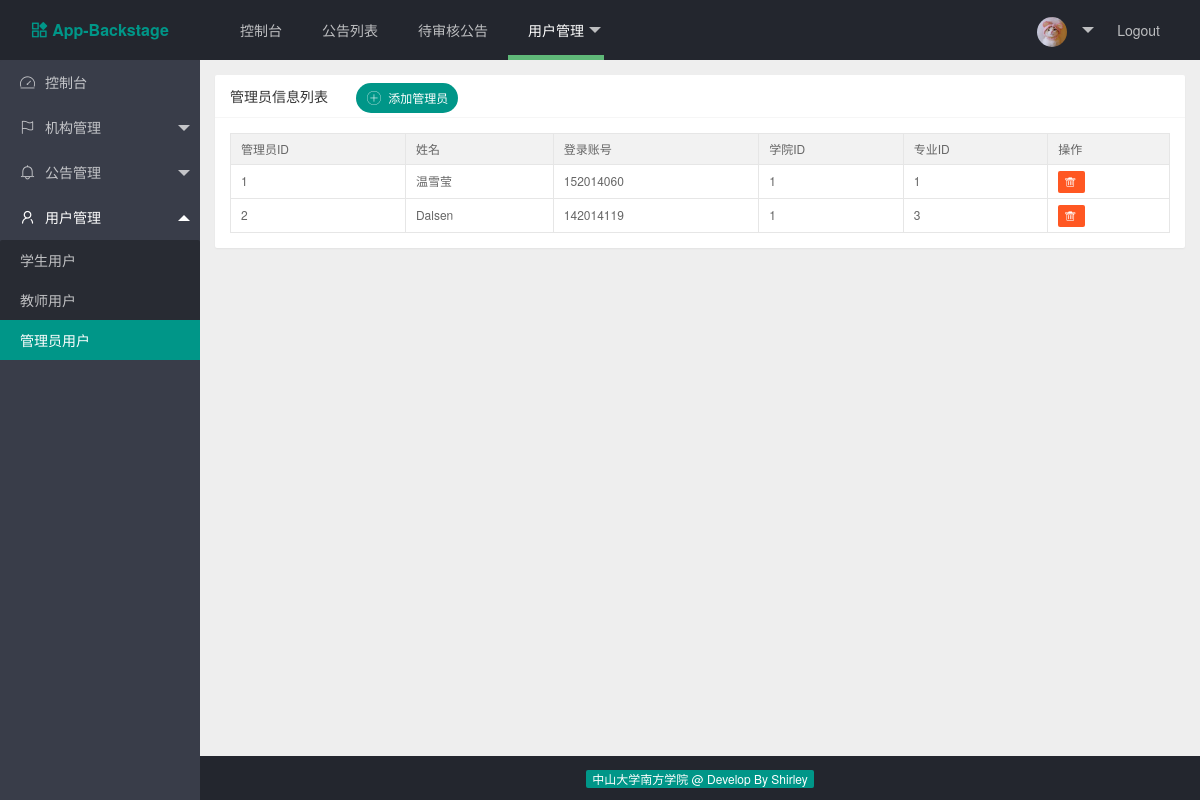
/index.php/web/user_mgt/administrators, run on the app's committed database.
### tables this page shows
CREATE TABLE IF NOT EXISTS `admin_user_tb` (
  `admin_id` int(11) NOT NULL AUTO_INCREMENT COMMENT '管理员用户ID',
  `admin_name` varchar(50) NOT NULL DEFAULT '0' COMMENT '管理员姓名',
  `college_id` int(11) NOT NULL DEFAULT '0' COMMENT '管理员所属学院的ID',
  `major_id` int(11) NOT NULL DEFAULT '0' COMMENT '管理员所属专业的ID',
  `admin_account` varchar(50) NOT NULL DEFAULT '0' COMMENT '管理员账号',
  `admin_password` varchar(50) NOT NULL DEFAULT '0' COMMENT '管理员密码',
  PRIMARY KEY (`admin_id`)
);

### application/controllers/web/Administrators.php (called while the page is built, shortened)
<?php
class Administrators extends CI_Controller {
	public function view($page = 'admin')
	{
		$data['college_option'] = $this->get_college_option();
		$data['major_option'] = $this->get_major_option();
		$data['admin_list'] = $this->get_administrators();
		$this->load->view('common/header');
		$this->load->view('common/navbar');
		$this->load->view('common/sidebar');
		$this->load->view('admin/admin', $data);
		$this->load->view('common/footer');
	}
	public function get_college_option()
	{
		$this->load->model('web/college_model');
		$res = $this->college_model->get_college_option();
		return $res;
	}
	public function get_major_option()
	{
		$this->load->model('web/major_model');
		$res = $this->major_model->get_major_option();
		return $res;
	}
	public function get_administrators()
	{
		$this->load->model('web/admin_model');
		$res = $this->admin_model->get_admin();
		return $res;
	}
}

### index.php (called while the page is built, shortened)
<?php
require_once BASEPATH.'core/CodeIgniter.php';

### application/models/web/Admin_model.php (called while the page is built, shortened)
<?php
class Admin_model extends CI_Model {
    public static $table_name = 'admin_user_tb';
    public function get_admin()
    {
        $query_res = $this->db->get(self::$table_name);
        return $query_res->result_array();
    }
}

### application/views/admin/admin.php (the view, shortened to what this page needs)
<div class="layui-body layui-bg-gray" id="admin">
    <div style="padding: 15px;" id="admin">
        <div class="layui-card">
            <div class="layui-card-header">
                管理员信息列表
                <button class="layui-btn layui-btn-radius layui-btn-sm" id="admin_add_btn">
                    <i class="layui-icon">&#xe608;</i> 添加管理员
                </button>
            </div>
            <div class="layui-card-body">
                <table class="layui-table" lay-size="sm">
                    <colgroup>
                        <col>
                        <col>
                        <col>
                        <col>
                        <col>
                        <col>
                    </colgroup>
                    <thead>
                        <tr>
                            <th>管理员ID</th>
                            <th>姓名</th>
                            <th>登录账号</th>
                            <th>学院ID</th>
                            <th>专业ID</th>
                            <th>操作</th>
                        </tr>
                    </thead>
                    <tbody>
                        <?php foreach ($admin_list as $admin):?>
                            <tr>
                                <td><?php echo $admin['admin_id'];?></td>
                                <td><?php echo $admin['admin_name'];?></td>
                                <td><?php echo $admin['admin_account'];?></td>
                                <td><?php echo $admin['college_id'];?></td>
                                <td><?php echo $admin['major_id'];?></td>
                                <td>
                                    <a href="<?php echo site_url('web/user_mgt/delete_administrators').'?admin_id='.$admin['admin_id']; ?>"
                                        class="layui-btn layui-btn-danger layui-btn-xs <?php echo $admin['admin_account'] === $this->session->account ? 'layui-btn-disabled' : ''; ?>">
                                        <i class="layui-icon">&#xe640;</i>
                                    </a>
                                </td>
                            </tr>
                        <?php endforeach;?>
                    </tbody>
                </table>
            </div>
        </div>
    </div>
</div>
<div id="addAdminMsgForm">
    <form class="layui-form" method="post" action="<?php echo site_url('web/user_mgt/add_administrators') ?>">
        <div class="layui-form-item">
            <label class="layui-form-label">账号</label>
            <div class="layui-input-block">
            </div>
        </div>
        <div class="layui-form-item">
            <label class="layui-form-label">密码</label>
            <div class="layui-input-block">
            </div>
        </div>
        <div class="layui-form-item">
            <label class="layui-form-label">姓名</label>
            <div class="layui-input-block">
            </div>
        </div>
        <div class="layui-form-item">
            <label class="layui-form-label">学院</label>
            <div class="layui-input-block">
            </div>
        </div>
        <div class="layui-form-item">
            <label class="layui-form-label">专业</label>
            <div class="layui-input-block">
            </div>
        </div>
        <div class="layui-form-item">
            <div class="layui-input-block">
                <button class="layui-btn" lay-submit lay-filter="*">添加</button>
                <button type="reset" class="layui-btn layui-btn-primary">重置</button>
            </div>
        </div>
    </form>
</div>

### public/layui/css/layui.css (style rules this page uses)
.layui-btn,.layui-edge,.layui-inline,img { vertical-align:middle }
.layui-btn,.layui-disabled,.layui-icon,.layui-unselect { -webkit-user-select:none;-ms-user-select:none;-moz-user-select:none }
blockquote,body,button,dd,div,dl,dt,form,h1,h2,h3,h4,h5,h6,input,li,ol,p,pre,td,textarea,th,ul { margin:0;padding:0;-webkit-tap-highlight-color:rgba(0,0,0,0) }
table { border-collapse:collapse;border-spacing:0 }
button,input,optgroup,option,select,textarea { font-family:inherit;font-size:inherit;font-style:inherit;font-weight:inherit;outline:0 }
body { line-height:24px;font:14px Helvetica Neue,Helvetica,PingFang SC,Tahoma,Arial,sans-serif }
a { color:#333;text-decoration:none }
.layui-icon { font-family:layui-icon!important;font-size:16px;font-style:normal;-webkit-font-smoothing:antialiased;-moz-osx-font-smoothing:grayscale }
.layui-body { position:absolute;left:200px;right:0;top:0;bottom:0;z-index:998;width:auto;overflow:hidden;overflow-y:auto;box-sizing:border-box }
.layui-layout-body { overflow:hidden }
.layui-layout-admin .layui-body { top:60px;bottom:44px }
.layui-btn,.layui-input,.layui-select,.layui-textarea,.layui-upload-button { outline:0;-webkit-appearance:none;transition:all .3s;-webkit-transition:all .3s;box-sizing:border-box }
.layui-card { margin-bottom:15px;border-radius:2px;background-color:#fff;box-shadow:0 1px 2px 0 rgba(0,0,0,.05) }
.layui-card:last-child { margin-bottom:0 }
.layui-card-header { position:relative;height:42px;line-height:42px;padding:0 15px;border-bottom:1px solid #f6f6f6;color:#333;border-radius:2px 2px 0 0;font-size:14px }
.layui-card-body { position:relative;padding:10px 15px;line-height:24px }
.layui-card-body .layui-table { margin:5px 0 }
.layui-form-label,.layui-form-mid,.layui-form-select,.layui-input-block,.layui-input-inline,.layui-textarea { position:relative }
.layui-bg-gray { background-color:#eee!important;color:#666!important }
.layui-btn { display:inline-block;height:38px;line-height:38px;padding:0 18px;background-color:#009688;color:#fff;white-space:nowrap;text-align:center;font-size:14px;border:none;border-radius:2px;cursor:pointer }
.layui-btn+.layui-btn { margin-left:10px }
.layui-btn-radius { border-radius:100px }
.layui-btn .layui-icon { margin-right:3px;font-size:18px;vertical-align:bottom;vertical-align:middle\9 }
.layui-btn-primary { border:1px solid #C9C9C9;background-color:#fff;color:#555 }
.layui-btn-danger { background-color:#FF5722 }
.layui-btn-sm { height:30px;line-height:30px;padding:0 10px;font-size:12px }
.layui-btn-sm i { font-size:16px!important }
.layui-btn-xs { height:22px;line-height:22px;padding:0 5px;font-size:12px }
.layui-btn-xs i { font-size:14px!important }
.layui-form-item { margin-bottom:15px;clear:both;*zoom:1 }
.layui-form-item:after { content:'\20';clear:both;*zoom:1;display:block;height:0 }
.layui-form-label { float:left;display:block;padding:9px 15px;width:80px;font-weight:400;line-height:20px;text-align:right }
.layui-input-block { margin-left:110px;min-height:36px }
.layui-table,.layui-table-view { margin:10px 0 }
.layui-table { width:100%;background-color:#fff;color:#666 }
.layui-table tr { transition:all .3s;-webkit-transition:all .3s }
.layui-table th { text-align:left;font-weight:400 }
.layui-table tbody tr:hover,.layui-table thead tr,.layui-table-click,.layui-table-header,.layui-table-hover,.layui-table-mend,.layui-table-patch,.layui-table-tool,.layui-table-total,.layui-table-total tr,.layui-table[lay-even] tr:nth-child(even) { background-color:#f2f2f2 }
.layui-table td,.layui-table th,.layui-table-col-set,.layui-table-fixed-r,.layui-table-grid-down,.layui-table-header,.layui-table-page,.layui-table-tips-main,.layui-table-tool,.layui-table-total,.layui-table-view,.layui-table[lay-skin=line],.layui-table[lay-skin=row] { border-width:1px;border-style:solid;border-color:#e6e6e6 }
.layui-table td,.layui-table th { position:relative;padding:9px 15px;min-height:20px;line-height:20px;font-size:14px }
.layui-table[lay-size=sm] td,.layui-table[lay-size=sm] th { font-size:12px;padding:5px 10px }

### public/common/css/common.css (style rules this page uses)
#admin .layui-card-header button { margin-left: 2em; }
#addAdminMsgForm { width: 500px; margin: 2em auto; }

### data on the page
admin_user_tb: admin_id "1", admin_name "温雪莹", admin_account "152014060", college "1", major "1"
admin_user_tb: admin_id "2", admin_name "Dalsen", admin_account "142014119", college "1", major "3"
